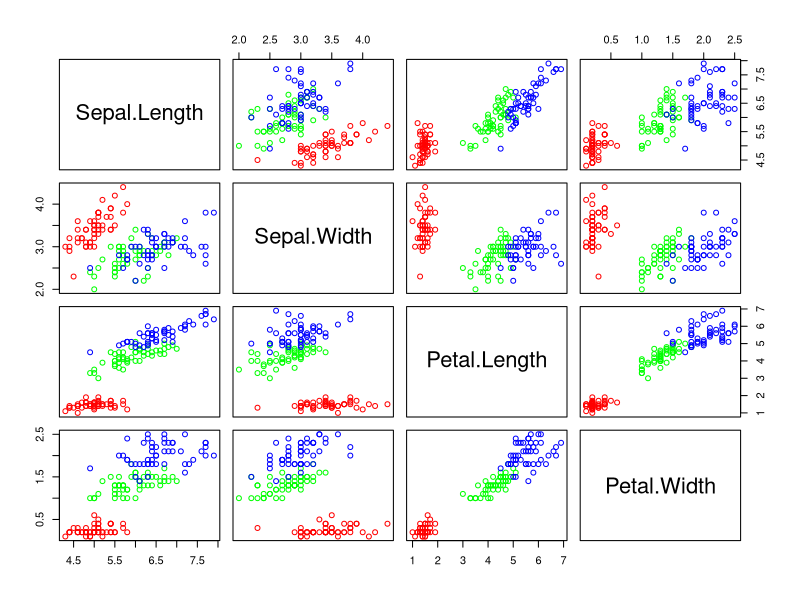
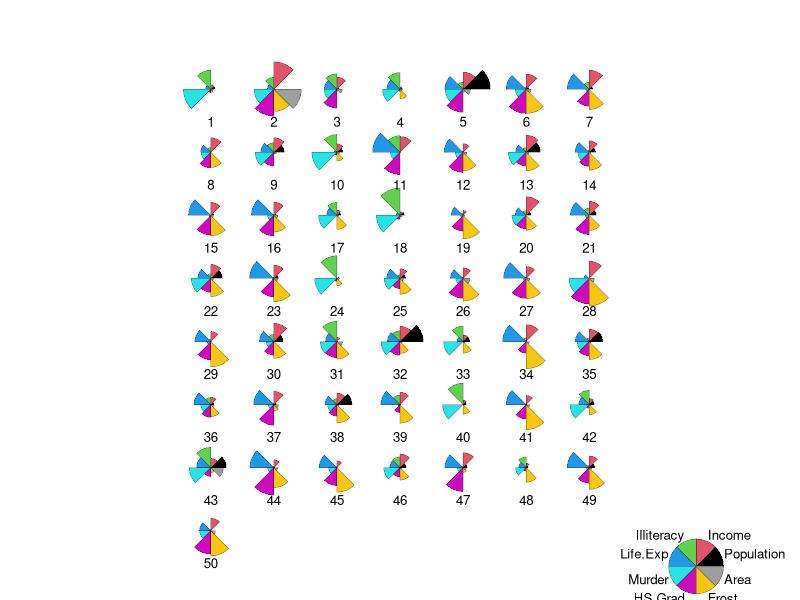
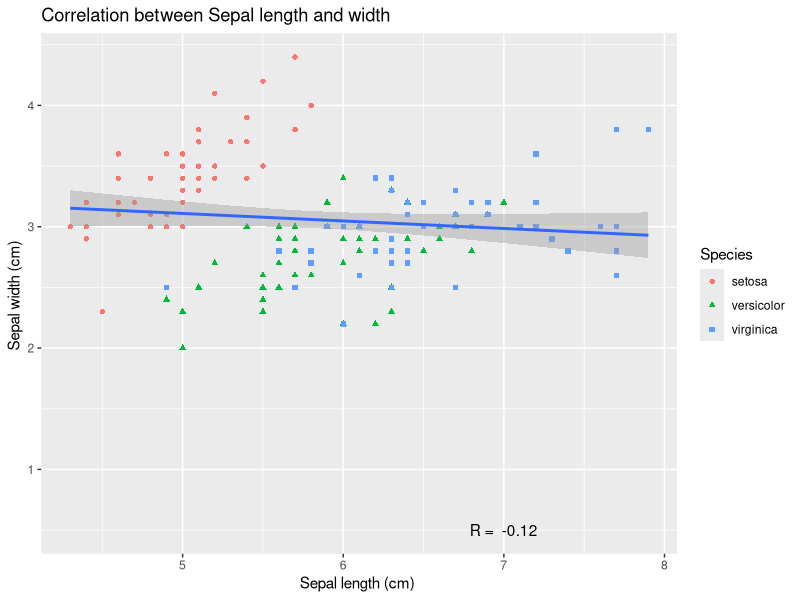

These charts were generated, in order, by the following R code:
## ---- chunk 1
ma<- as.matrix(iris[ 1:4])
pairs(ma, col = rainbow(3)[iris$Species])
### Interpreation: 

#Assume Sepal.Length is represented as SL; 
#Sepal.Width is represented as SW; 
#Petal.Length is represented as PL; 
#Petal.With is represented as PW.

#For species type 1 setosa: 
#there is a strong relationship between SL and SW. 
#(As SW increases, SL also increases.) 
#There is no apparent relationship between 
#SL and PL, SL and PW, SW and PL, SW and PW, PL and PW.

#For Species type 2 versicolor: 
#there is a week relationship between SL and SW, SL and PL, SW and PL. 
#There is no apparent relationship between SL and PW, SW and PW, PL and PW. 

#For Species type 3 virginica: 
#There is a strong relationship between SL and PL;
#There is a weak relationship between SL and SW, SW and PL.
#There is no apparent relationship between SL and PW, SW and PW, PL and PW.

#Since it is based on observation, the interpretation is very subjective.

## ---- chunk 2

#View(state.x77)
#nrow(state.x77.df)
state.x77.df <- data.frame(state.x77)
rownames(state.x77.df) <- 1: nrow(state.x77.df)
stars(state.x77.df,key.loc = c(20, 1.0), draw.segments = TRUE)

### Interpretation:

#South Dakota is represented as 41. 
#As we can see 41 in the segments diagram,
#frost in SD is the higher than almost all other states except North Dakota. 
#life.Exp in SD is also higher than almost all the states
#Income and HS.grad are average compared to other states.
#Population, illiteracy and murder are lower 
#than almost all other states,
#Area is not very big compared to the states that have large area.
#However, it is not very small compared to the states that have small area.

## ---- chunk 3

# Calculate Pearson's correlation coefficient for SL and SW.
SL <- iris$Sepal.Length
SW <- iris$Sepal.Width
PCC <- cor(SW, SL)  # Pearson's correlation coefficient
PCC <- round(PCC, 2) # round to the 2nd place after decimal point.

#Create a scatter plot using ggplot2
library(ggplot2)
ggplot(iris) +
  aes(x = Sepal.Length, y = Sepal.Width) + 
  geom_point(aes(color = Species, shape = Species)) + 
  geom_smooth(formula = y ~ x, method = lm) + 
  annotate("text", x = 7 , y = 0.5 , label = paste("R = ", PCC) ) +
  xlab("Sepal length (cm) ") +
  ylab("Sepal width (cm) ") + 
  ggtitle("Correlation between Sepal length and width")





